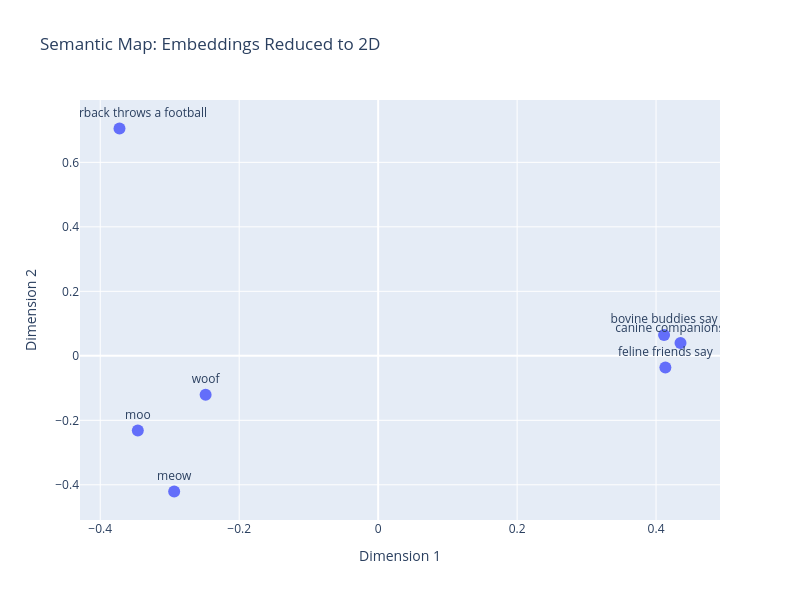

This figure's notebook cell:
### Markdown cell above
## Section 3: Visualize on an Interactive Scatter Plot

### Code cell
import plotly.express as px
import pandas as pd

df = pd.DataFrame({
    "x": coords_2d[:, 0],
    "y": coords_2d[:, 1],
    "phrase": phrases,
})

fig = px.scatter(
    df,
    x="x",
    y="y",
    text="phrase",
    hover_name="phrase",
    title="Semantic Map: Embeddings Reduced to 2D",
    width=800,
    height=600,
)

fig.update_traces(
    textposition="top center",
    marker=dict(size=12),
)

fig.update_layout(
    xaxis_title="Dimension 1",
    yaxis_title="Dimension 2",
    showlegend=False,
)

fig.show()

### Figure 1 — Plotly figure (JSON) as saved in the notebook; plotly's stock layout.template omitted (floating-point values rounded to 4 significant figures)
{"data": [{"hovertemplate": "<b>%{hovertext}</b><br><br>x=%{x}<br>y=%{y}<br>phrase=%{text}<extra></extra>", "hovertext": ["feline friends say", "meow", "canine companions say", "woof", "bovine buddies say", "moo", "a quarterback throws a football"], "legendgroup": "", "marker": {"color": "#636efa", "size": 12, "symbol": "circle"}, "mode": "markers+text", "name": "", "orientation": "v", "showlegend": false, "text": ["feline friends say", "meow", "canine companions say", "woof", "bovine buddies say", "moo", "a quarterback throws a football"], "textposition": "top center", "type": "scatter", "x": [0.4134, -0.2936, 0.4352, -0.2484, 0.4116, -0.3459, -0.3723], "xaxis": "x", "y": [-0.03644, -0.4208, 0.03974, -0.1208, 0.06472, -0.2314, 0.705], "yaxis": "y"}], "layout": {"height": 600, "legend": {"tracegroupgap": 0}, "showlegend": false, "title": {"text": "Semantic Map: Embeddings Reduced to 2D"}, "width": 800, "xaxis": {"anchor": "y", "domain": [0, 1], "title": {"text": "Dimension 1"}}, "yaxis": {"anchor": "x", "domain": [0, 1], "title": {"text": "Dimension 2"}}}}
